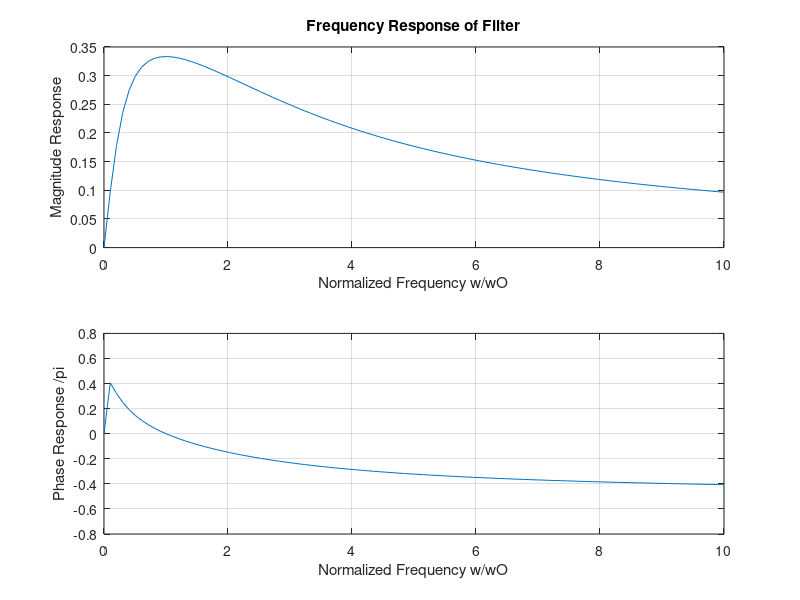
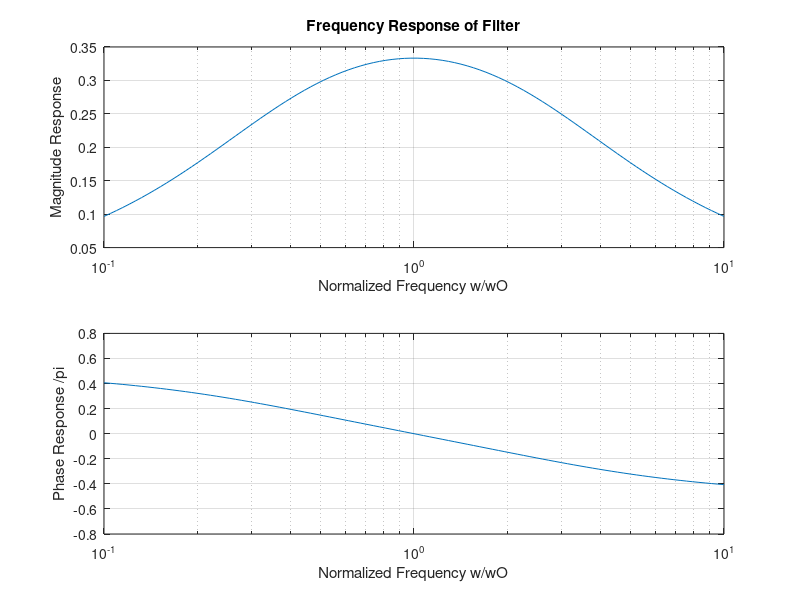
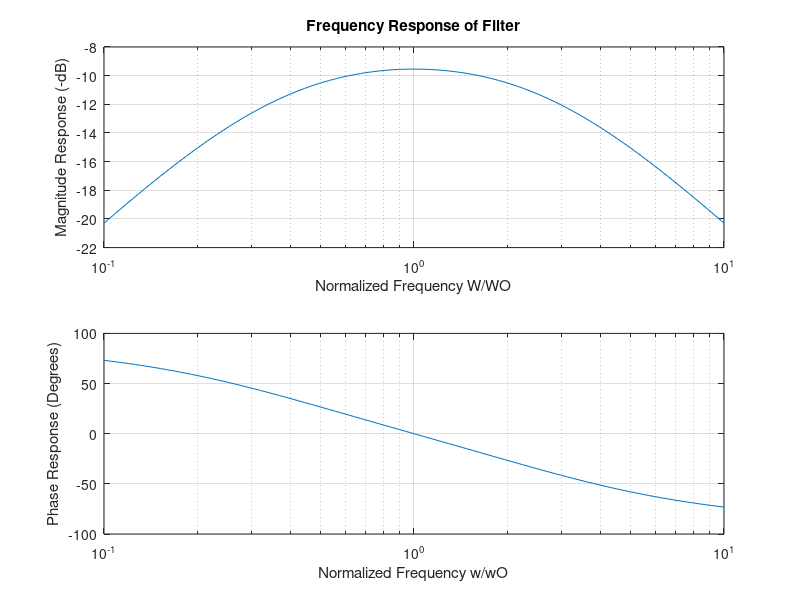

Here is the MATLAB script that generated these plots, in order:
norm_freq = linspace(0,10,100);

% Compute the values of the COMPLEX frequency response at these frequencies 
Hw = (j .* norm_freq) ./ (1 - norm_freq.^2 + j .* 3 .* norm_freq);
% Plot the magnitude and phase responses on a linear freq scale
figure(1)
% Magnitude Response
subplot(2,1,1)
plot(norm_freq, abs(Hw))
grid
xlabel('Normalized Frequency w/wO')
ylabel('Magnitude Response')
title('Frequency Response of Filter')
% Phase Response
subplot(2,1,2)
plot(norm_freq, angle(Hw)./pi); % Normalize by pi radians
grid
xlabel('Normalized Frequency w/wO')
ylabel('Phase Response /pi')

% LOG SCALE FREQUENCY RESPONSE PLOT
% Make a logarithmic normalized frequency variable with 100 points for w/wO=.1-10
log_norm_freq=logspace(-1, 1, 100); % 100 logarithmic points between .1 (10e-1) and 10 (10e+1)

% Compute the values Of the COMPLEX frequency response at these frequencies 
Hw1=(j .* log_norm_freq) ./ (1 - log_norm_freq.^2 + j .* 3 .* log_norm_freq);

figure(2)

% Magnitude Response
subplot(2,1,1)
semilogx(log_norm_freq, abs(Hw1)); % plot linear magnitude
grid
xlabel('Normalized Frequency w/wO')
ylabel('Magnitude Response')
title('Frequency Response of Filter')
% Phase Response
subplot(2,1,2)
semilogx(log_norm_freq, angle(Hw1)./pi); 
grid
xlabel('Normalized Frequency w/wO')
ylabel('Phase Response /pi')

% PLOT MAGNITUDE IN dB (like Bode Plot)
% copy, paste, modify
figure(3)
% Magnitude Response
subplot(2,1,1)
% Change: semilogx(log_norm_freq, abs(Hw1)) to:
semilogx(log_norm_freq, 20. *log10(abs(Hw1))); % plot magnitude in dB
grid
xlabel('Normalized Frequency W/WO')
ylabel('Magnitude Response (-dB)')
title('Frequency Response of Filter')
% Phase Response
subplot(2,1,2)
semilogx(log_norm_freq, angle(Hw1).*(180/pi))
grid
xlabel('Normalized Frequency w/wO')
ylabel('Phase Response (Degrees)')
% Find the peak response and peak response frequency
% WHICH RESPONSE AND FREQUENCY VARIABLES TO USE?? WHY??
% DECREASE THE SAMPLE SPACING??
[peak_response, peak_response_index]=max(abs(Hw1))
% No so answers print to screen
peak_response_freq=log_norm_freq(peak_response_index)
% notes: COPY FIGURES TO A WORD DOCUMENT WHEN DONE
% HOW COULD WE HAVE MADE Hw INTO A FUNCTION SO NOT REPEATING EQUATION?